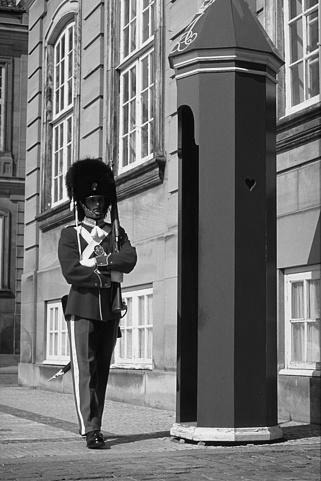
#> input picture recitation3/code_examples/example.jpg, 321 x 481 px
$ jupyter execute rotation.ipynb   (shell and % lines are left out)
#> lines starting #> are read from the running program, lines starting #| are printed output that depends on the picture
[cell 1]
import numpy as np
from skimage.io import imread, imsave
import matplotlib.pyplot as plt

[cell 2]
# Load an image
img = np.float32(imread('example.jpg'))/255.
#> img: shape (481, 321) float32; min 0, max 1, mean 0.448
plt.imshow(img, cmap='gray')

[cell 3]
def rotate(img, theta):
#> called with theta = 3.14
    H, W = img.shape
#> H = 481; W = 321
    cy, cx = (H-1)//2, (W-1)//2
#> cy = 240; cx = 160

    out = np.zeros([H,W])

    # Map indices of output image back to the indices of original image
    y, x = np.meshgrid(range(H),range(W),indexing='ij')
    y, x = np.reshape(y,-1), np.reshape(x,-1)
    src_x = (x-cx)*np.cos(theta) + (y-cy)*np.sin(theta) + cx
    src_y = -(x-cx)*np.sin(theta) + (y-cy)*np.cos(theta) + cy

    cond1 = np.logical_and(src_x>0, src_y>0)
    cond2 = np.logical_and(src_x<W-1, src_y<H-1)
    cond = np.logical_and(cond1, cond2)
    src_x, src_y = src_x[cond], src_y[cond]
    x, y = x[cond], y[cond]

    # Bilinear iterplotation
    src_xf, src_yf = np.int32(np.floor(src_x)), np.int32(np.floor(src_y))
    src_xc, src_yc = src_xf+1, src_yf+1
#     src_xc, src_yc = np.int32(np.ceil(src_x)), np.int32(np.ceil(src_y))
    out[y, x] = (src_y-src_yf) * (src_x-src_xf)* img[src_yc,src_xc] + (src_yc-src_y) * (src_xc-src_x)* img[src_yf,src_xf]
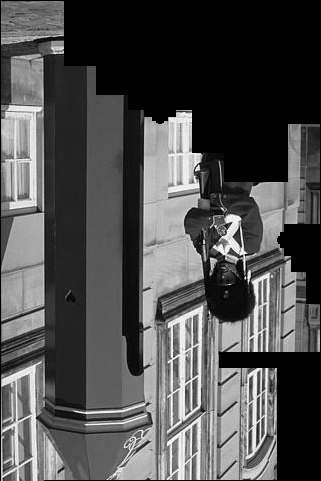
#> out: shape (481, 321) float64; min 0, max 1, mean 0.312
    out[y, x] += (src_y-src_yf) * (src_xc-src_x)* img[src_yc,src_xf] + (src_yc-src_y) * (src_x-src_xf)* img[src_yf,src_xc]
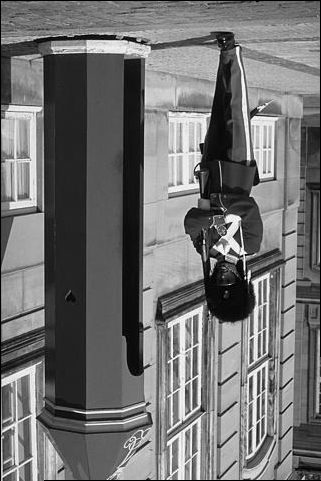
#> out: shape (481, 321) float64; min 0, max 1, mean 0.444

    return out
